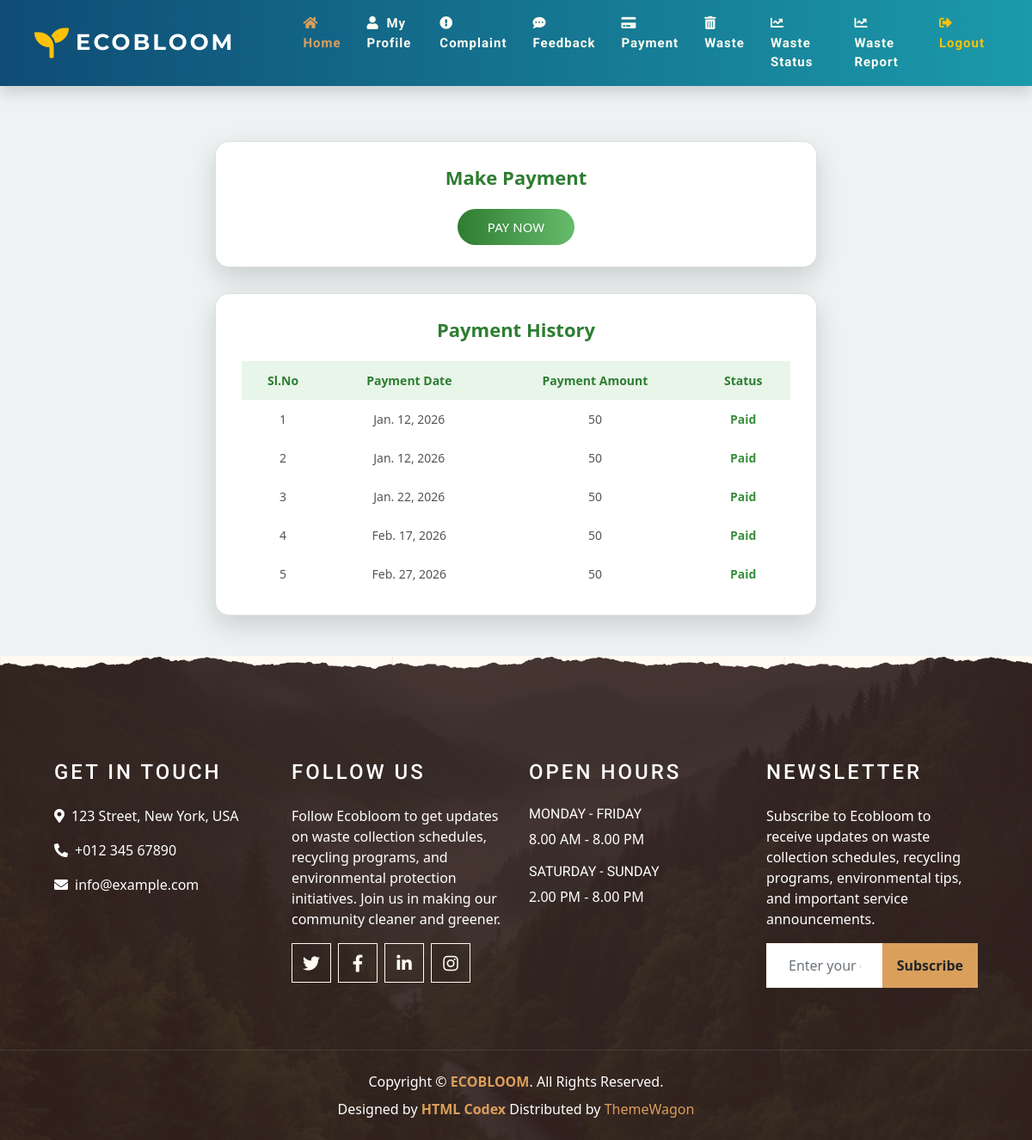
The app's page /User/Payment/ (signed in) with its own data.
### User/models.py (models this page shows)
class tbl_payment(models.Model):
    payment_amount=models.IntegerField(default=50)
    payment_date=models.DateField(auto_now_add=True)
    user_id=models.ForeignKey(tbl_user,on_delete=models.CASCADE)
    payment_status=models.IntegerField(default=0)

### User/views.py (the view)
# urls.py: path('Payment/',views.Payment,name="Payment"),
def Payment(request):
    if "uid" not in request.session:
        return redirect("Guest:Login")
    else:
        userId=tbl_user.objects.get(id=request.session['uid'])
        paymentdata=tbl_payment.objects.filter(user_id=userId)
        if request.method=="POST":
            tbl_payment.objects.create(user_id=userId,payment_status=1)
            return render(request,"User/Payment.html",{'msg':' Payment Successfull'})
        else:
            return render(request,"User/Payment.html",{'paymentdata':paymentdata})

### User/Templates/User/Payment.html (shortened to what this page needs)
{% extends 'User/Head.html' %}
{% block content %}
<!DOCTYPE html>
<html lang="en">
<head>
</head>
<body>
<div class="payment-container">
    <div class="card">
        <div class="title">Make Payment</div>
        <form action="" method="post">
            <div style="text-align:center;">
                <input type="submit" name="txt_pay" value="PAY NOW">
            </div>
        </form>
    </div>
    <div class="card">
        <div class="title">Payment History</div>
        <table>
            <tr>
                <th>Sl.No</th>
                <th>Payment Date</th>
                <th>Payment Amount</th>
                <th>Status</th>
            </tr>
            {% for i in paymentdata %}
            <tr>
                <td>{{forloop.counter}}</td>
                <td>{{i.payment_date}}</td>
                <td>{{i.payment_amount}}</td>
                <td>
                    {% if i.payment_status == 1 %}
                        <span class="status">Paid</span>
                    {% else %}
                        Pending
                    {% endif %}
                </td>
            </tr>
            {% endfor %}
        </table>
    </div>
</div>
</body>
</html>
{% endblock content %}

### User/Templates/User/Payment.html (style rules this page uses)
body { background: #eef2f3; font-family: "Segoe UI", Tahoma, sans-serif; }
.payment-container { width: 90%; max-width: 700px; margin: 40px auto; animation: fadeIn 0.7s ease; }
.card { background: #ffffff; border-radius: 16px; box-shadow: 0 12px 30px rgba(0,0,0,0.15); padding: 25px 30px; margin-bottom: 30px; }
.title { text-align: center; font-size: 22px; font-weight: bold; color: #2e7d32; margin-bottom: 20px; }
table { width: 100%; border-collapse: collapse; }
td, th { padding: 12px; text-align: center; font-size: 14px; }
th { background: #e8f5e9; color: #2e7d32; font-weight: bold; }
input[type="submit"] { background: linear-gradient(90deg, #2e7d32, #66bb6a); color: white; border: none; padding: 10px 35px; font-size: 15px; border-radius: 22px; cursor: pointer; transition: 0.3s; }
.status { font-weight: bold; color: #388e3c; }

### records on screen
tbl_payment: payment_date "Jan. 12, 2026", payment_amount "50", payment_status "Paid"
tbl_payment: payment_date "Jan. 12, 2026", payment_amount "50", payment_status "Paid"
tbl_payment: payment_date "Jan. 22, 2026", payment_amount "50", payment_status "Paid"
tbl_payment: payment_date "Feb. 17, 2026", payment_amount "50", payment_status "Paid"
tbl_payment: payment_date "Feb. 27, 2026", payment_amount "50", payment_status "Paid"
